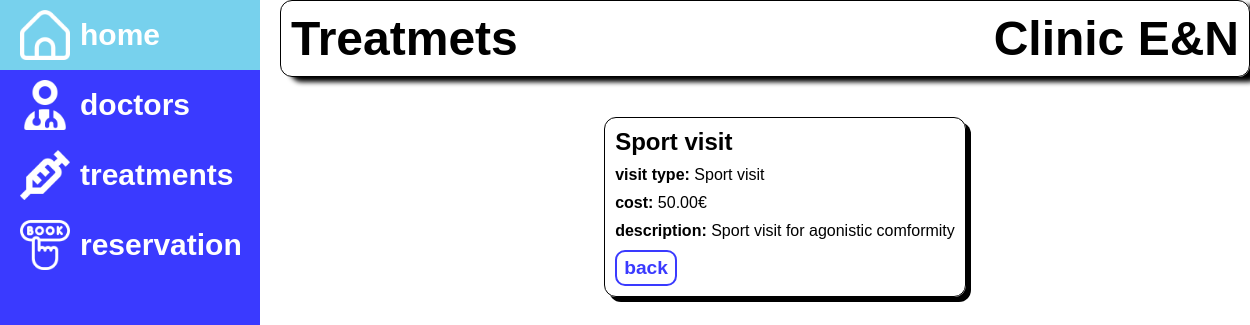
The page /dashboard/treatment/1/ on the database as committed earlier.
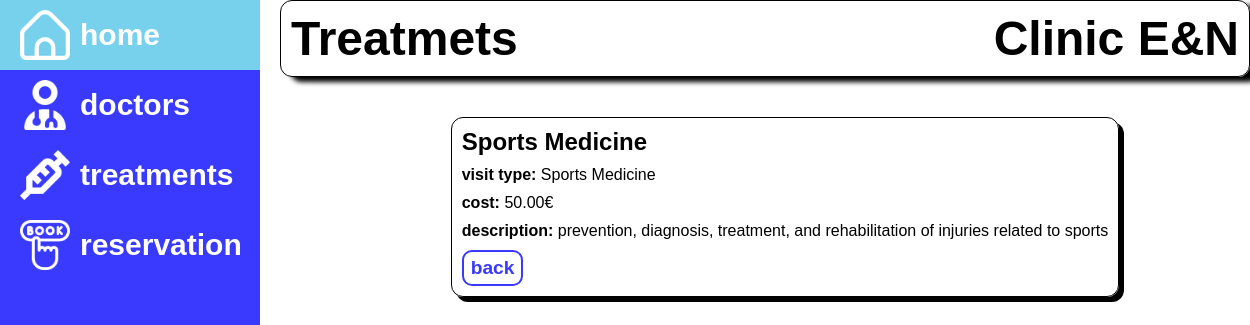
The same page on the database as committed later.
### dashboard/models.py (models this page shows, shortened)
class Treatment(models.Model):
    name = models.CharField(max_length=100, unique=True)
    description = models.TextField(blank=False,null=False)
    cost = models.DecimalField(max_digits=8, decimal_places=2, help_text='€')
    class Meta:
        ordering = ['name']

### dashboard/views.py (the view)
# urls.py: path('treatment/<int:pk>/', views.TreatmentDetailView.as_view(), name='treatment-detail'),
class TreatmentDetailView(generic.DetailView):
    model = Treatment

### dashboard/templates/dashboard/treatment_detail.html
{% extends 'base.html' %}
{% block content %}
   <div class="block-patient">
        <h2>{{treatment.name}}</h2>
        <p><b>visit type:</b> <span>{{treatment.name}}</span></p>
        <p><b>cost:</b> <span>{{treatment.cost}}€</span></p>
        <p><b>description:</b> <span>{{treatment.description}}</span></p>
        <a class="btn" href="{% url 'treatments'%}">back</a>
    </div>
{% endblock %}

Rows that differ between the two databases and show on the page:
changed Treatment: name "Sport visit" → "Sports Medicine"; description "Sport visit for agonistic comformity" → "prevention, diagnosis, treatment, and rehabilitation of injuries related to sports"
